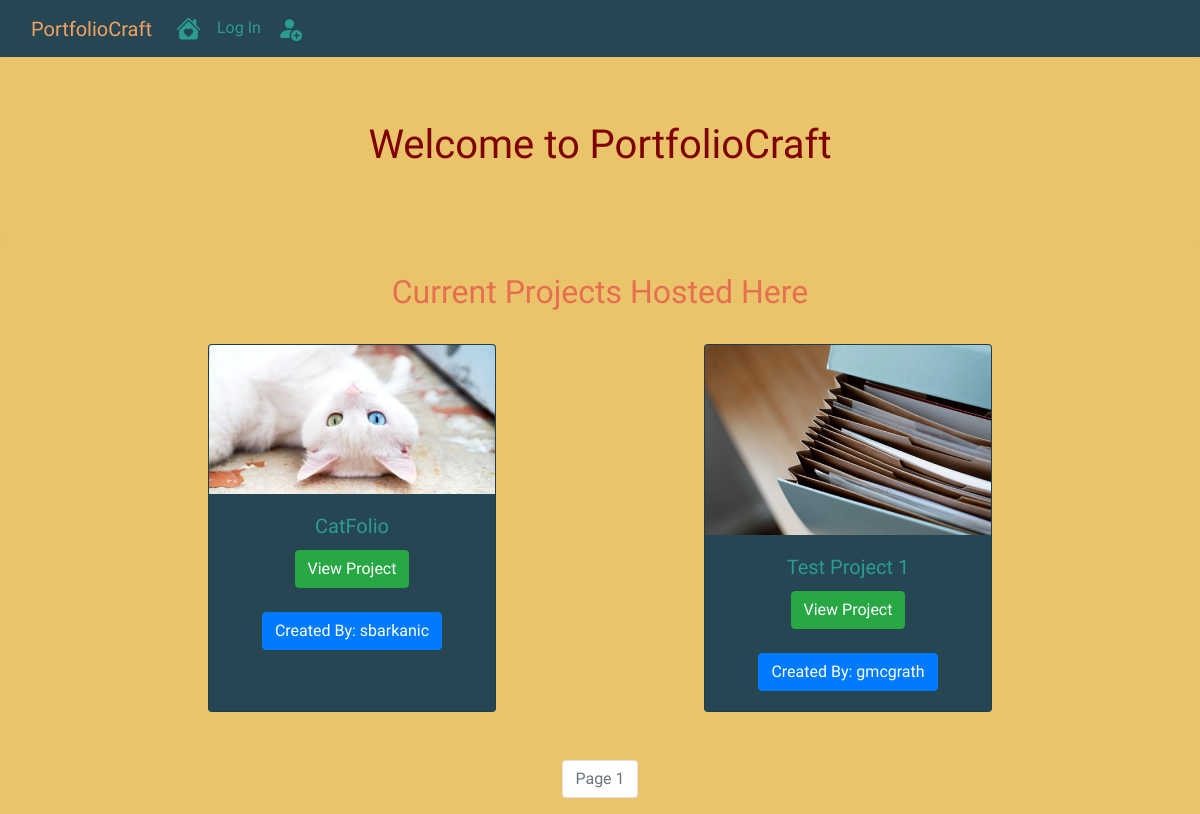
Before: / with the older database file.
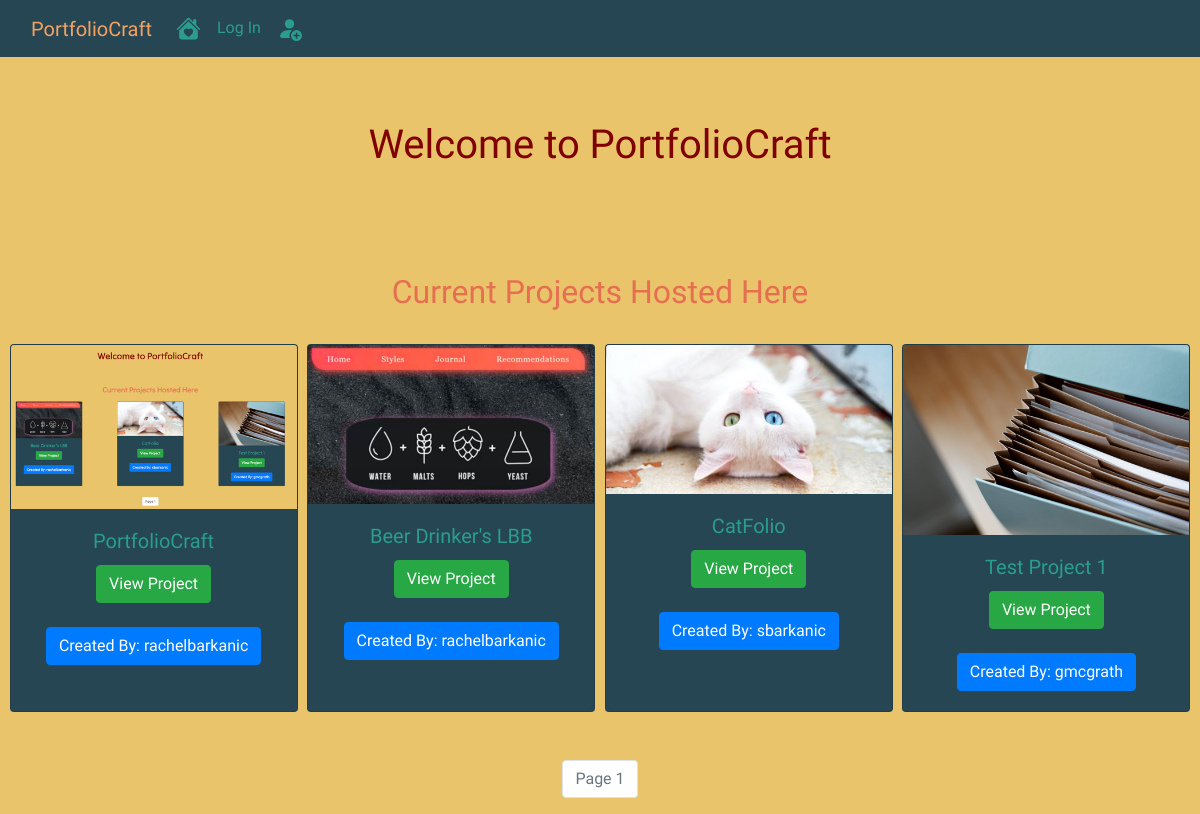
After: the same page with the newer database file.
### portfoliocraft/models.py (models this page shows, shortened)
class Project(db.Model):
    __tablename__ = 'projects'
    id = db.Column(db.Integer, autoincrement = True, primary_key = True)
    user_id = db.Column(db.Integer, db.ForeignKey('users.id'), nullable = False)
    date = db.Column(db.DateTime, nullable = False, default = datetime.utcnow)
    title = db.Column(db.String(255), nullable = False)
    description = db.Column(db.Text(255), nullable = False)
    screenshot = db.Column(db.String(255), nullable = False, default = 'default_screenshot.png')
    demo_link = db.Column(db.String(255), nullable = False)
    github_link = db.Column(db.String(255), nullable = False)

class User(db.Model, UserMixin):
    __tablename__ = 'users'
    id = db.Column(db.Integer, autoincrement = True, primary_key = True)
    profile_image = db.Column(db.String(255), nullable = False, default = 'default_profile.png')
    resume = db.Column(db.String(255), nullable = False, default = 'default_resume.png')
    first_name = db.Column(db.String(255), nullable = False, index=True)
    last_name = db.Column(db.String(255), nullable = False, index=True)
    username = db.Column(db.String(255), unique = True, nullable = False, index=True)
    email = db.Column(db.String(255), unique = True, nullable = False, index=True)
    password_hash = db.Column(db.String(255), nullable = False)
    projects = db.relationship('Project', backref = 'author', lazy = True)

### portfoliocraft/core/views.py (the view)
@core.route('/')
def index():
    page = request.args.get('page', 1 , type=int)
    projects = Project.query.order_by(Project.date.desc()).paginate(page = page, per_page = 4)
    return render_template('index.html', projects = projects)

### portfoliocraft/templates/index.html
{% extends 'base.html' %}
{% block body %}
<div align="center" class="jumbotron">
    <h1>Welcome to PortfolioCraft</h1>
</div>
<div align="center"><h2>Current Projects Hosted Here</h2></div>
<br>
<div class="flex-container index" align="center">
    {% for project in projects.items %}
    <div class="card text-center" style="width: 18rem; background-color: #264653;">
        <img class="card-img-top" src="{{url_for('static', filename = 'screenshots/' +project.screenshot)}}" alt="project_image">
        <div class="card-body">
          <h5 class="card-title">{{project.title}}</h5>
          <a href=" {{url_for('projects.project', project_id = project.id)}}" class="btn btn-success">View Project</a>
          <br><br>
          <a href=" {{url_for('users.user_projects', username = project.author.username)}}" class="btn btn-primary">Created By: {{ project.author.username }}</a>
        </div>
      </div>
    {% endfor %}
</div>
<br><br>
<nav aria-label="Page Navigation">
    <ul class="pagination justify-content-center">
        {% for page_num in projects.iter_pages(left_edge=1, right_edge=1, left_current=1, right_current=1) %}
        {% if projects.page == page_num %}
        <li class="page-item disabled">
            <a class="page-link" href="{{url_for('core.index', page = page_num)}}">Page {{ page_num }}</a>
        </li>
        {% else %}
        <li class="page-item">
            <a class="page-link" href="{{url_for('core.index', page = page_num)}}">{{ page_num }}</a>
        </li>
        {% endif %}
        {% endfor %}
    </ul>
</nav>
{% endblock %}

### portfoliocraft/templates/base.html (shortened to what this page needs)
<!DOCTYPE html>
<html lang="en">
<head>
    <link rel="stylesheet" href="https://cdn.jsdelivr.net/npm/bootstrap@4.3.1/dist/css/bootstrap.min.css">
    <link rel="stylesheet" href="/static/styles.css"/>
</head>
<body>
    <nav class="navbar navbar-expand-lg" style="background-color: #264653;">
        <div class="container-fluid">
          <a id="port-nav" class="navbar-brand" href="/">PortfolioCraft</a>
          <div class="collapse navbar-collapse">
            <div class="navbar-nav">
            <a class="nav-link" href="{{ url_for('core.index') }}"></a>
          {% if current_user.is_authenticated %}
          <a class="nav-link" href="{{ url_for('users.account') }}"><svg xmlns="http://www.w3.org/2000/svg" width="25" height="25" fill="currentColor" class="bi bi-toggles" viewBox="0 0 16 16">
            <path d="M4.5 9a3.5 3.5 0 1 0 0 7h7a3.5 3.5 0 1 0 0-7h-7zm7 6a2.5 2.5 0 1 1 0-5 2.5 2.5 0 0 1 0 5zm-7-14a2.5 2.5 0 1 0 0 5 2.5 2.5 0 0 0 0-5zm2.45 0A3.49 3.49 0 0 1 8 3.5 3.49 3.49 0 0 1 6.95 6h4.55a2.5 2.5 0 0 0 0-5H6.95zM4.5 0h7a3.5 3.5 0 1 1 0 7h-7a3.5 3.5 0 1 1 0-7z"/>
          </svg></a>
          <a class="nav-link" href="{{ url_for('projects.create_project')}}"><svg xmlns="http://www.w3.org/2000/svg" width="25" height="25" fill="currentColor" class="bi bi-file-earmark-plus" viewBox="0 0 16 16">
            <path d="M8 6.5a.5.5 0 0 1 .5.5v1.5H10a.5.5 0 0 1 0 1H8.5V11a.5.5 0 0 1-1 0V9.5H6a.5.5 0 0 1 0-1h1.5V7a.5.5 0 0 1 .5-.5z"/>
            <path d="M14 4.5V14a2 2 0 0 1-2 2H4a2 2 0 0 1-2-2V2a2 2 0 0 1 2-2h5.5L14 4.5zm-3 0A1.5 1.5 0 0 1 9.5 3V1H4a1 1 0 0 0-1 1v12a1 1 0 0 0 1 1h8a1 1 0 0 0 1-1V4.5h-2z"/>
          </svg></a>
          <a class="nav-link" href="{{ url_for('users.logout') }}">Log Out</a>
          {% else %}
          <a class="nav-link" href="{{ url_for('users.login') }}">Log In</a>
          <a class="nav-link" href="{{ url_for('users.register') }}"></a>
          {% endif %}
          </div>
        </div>
       </div>
      </nav>
{% block body %}
{% endblock %}
</body>
</html>

### portfoliocraft/static/styles.css (style rules this page uses)
body { font-family: 'Tilt Neon', cursive; background-color: #e9c46a; color: #2a9d8f; }
.jumbotron { background-color: #e9c46a; }
.navbar { font-family: 'Tilt Neon', cursive; }
.nav-link { color: #2a9d8f; font-family: 'Tilt Neon', cursive; }
#port-nav { color:#f4a261; }
.flex-container { display: flex; justify-content: space-evenly; }
h1 { color: maroon; }
h2 { color:#e76f51 }
.index { justify-content: space-evenly; }

Changed rows visible on the page:
added Project: screenshot (picture), title "PortfolioCraft", author.username "rachelbarkanic"
added Project: screenshot (picture), title "Beer Drinker's LBB", author.username "rachelbarkanic"
